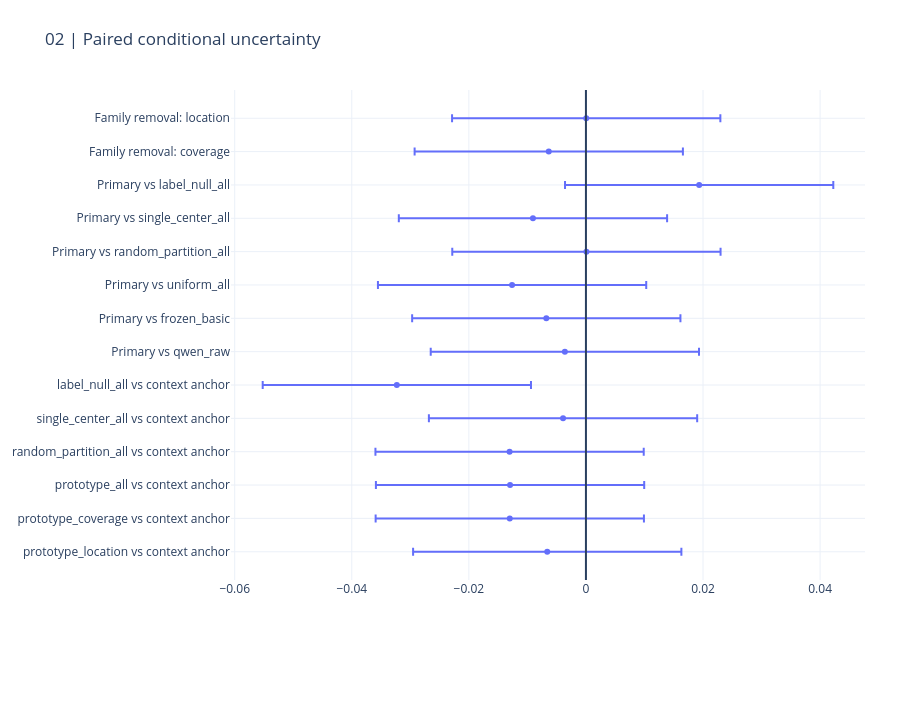

The notebook cell saved with this chart:
### Markdown cell above
## 2. Conditional uncertainty

A mean improvement can hide a policy regression. Paired intervals cover this round, not all adaptive research choices or future policies.

### Code cell
display(pd.DataFrame(RESULT["comparisons"]))
CHARTS[1].show(renderer="plotly_mimetype")

### Figure 1 — Plotly figure (JSON) as saved in the notebook; plotly's stock layout.template omitted (floating-point values rounded to 4 significant figures)
{"data": [{"error_x": {"array": [0.02291, 0.02291, 0.02291, 0.02291, 0.02291, 0.02291, 0.02291, 0.02291, 0.02291, 0.02291, 0.02291, 0.02291, 0.02291, 0.02291]}, "mode": "markers", "type": "scatter", "x": [-0.006612, -0.01301, -0.01296, -0.01304, -0.003913, -0.0323, -0.003599, -0.006774, -0.01262, 8.072e-05, -0.00905, 0.01934, -0.006351, 4.644e-05], "y": ["prototype_location vs context anchor", "prototype_coverage vs context anchor", "prototype_all vs context anchor", "random_partition_all vs context anchor", "single_center_all vs context anchor", "label_null_all vs context anchor", "Primary vs qwen_raw", "Primary vs frozen_basic", "Primary vs uniform_all", "Primary vs random_partition_all", "Primary vs single_center_all", "Primary vs label_null_all", "Family removal: coverage", "Family removal: location"]}], "layout": {"height": 720, "margin": {"b": 140, "l": 130, "r": 35, "t": 90}, "shapes": [{"type": "line", "x0": 0, "x1": 0, "xref": "x", "y0": 0, "y1": 1, "yref": "y domain"}], "title": {"text": "02 | Paired conditional uncertainty"}, "xaxis": {"automargin": true}, "yaxis": {"automargin": true}}}
